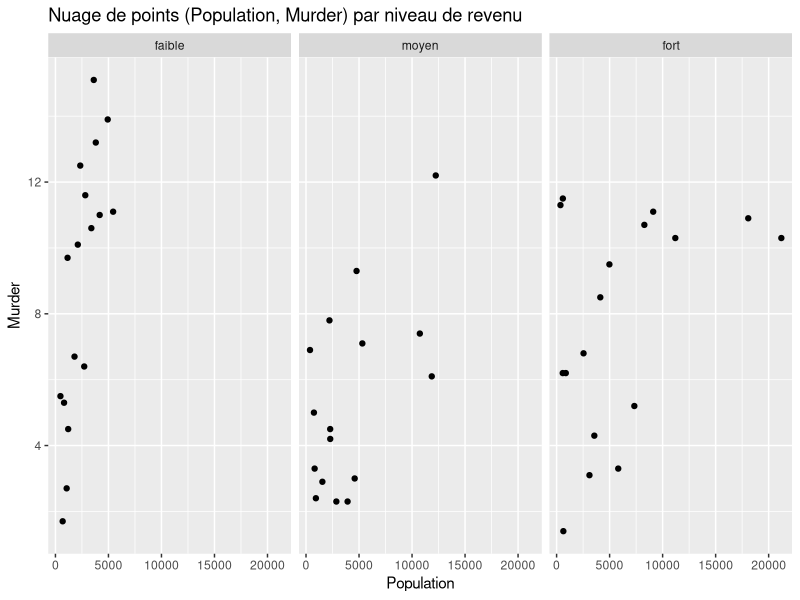
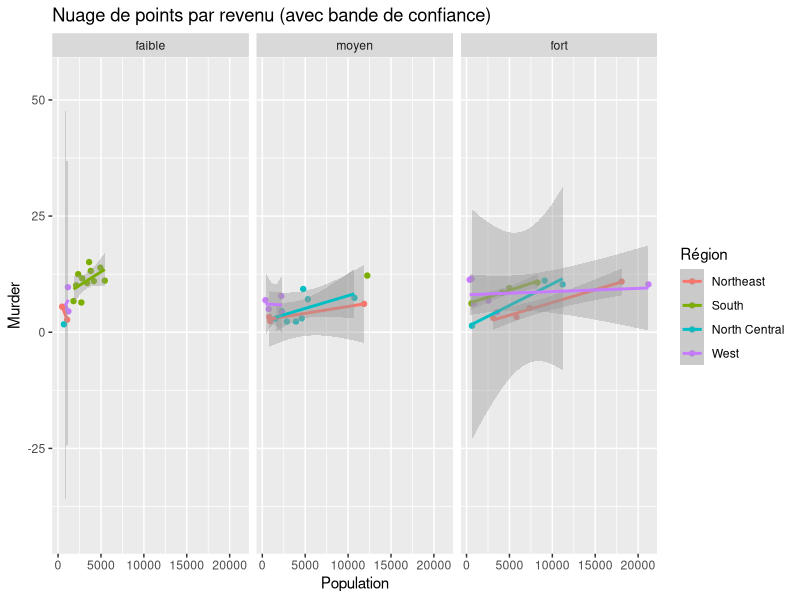
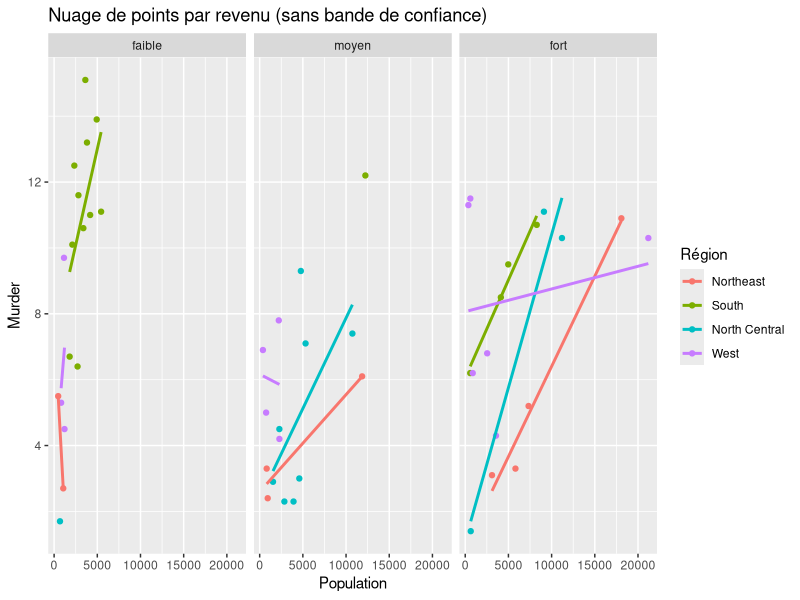
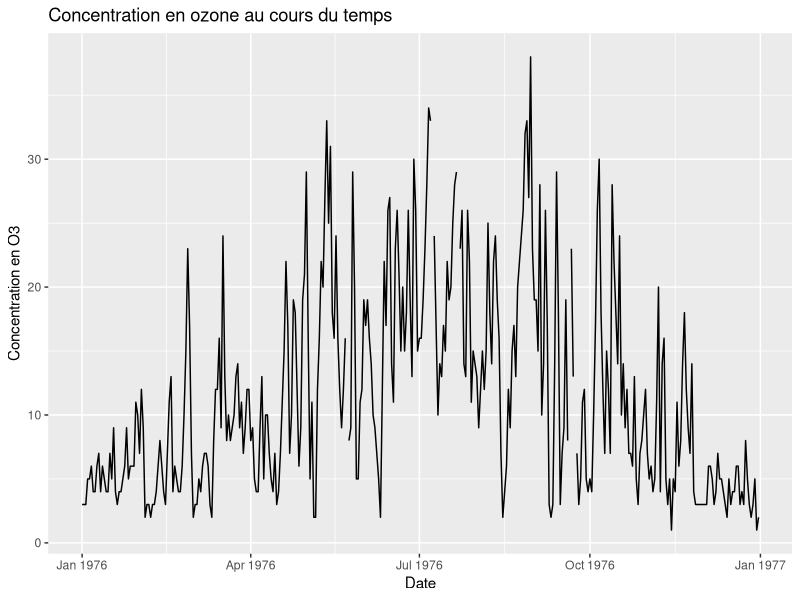
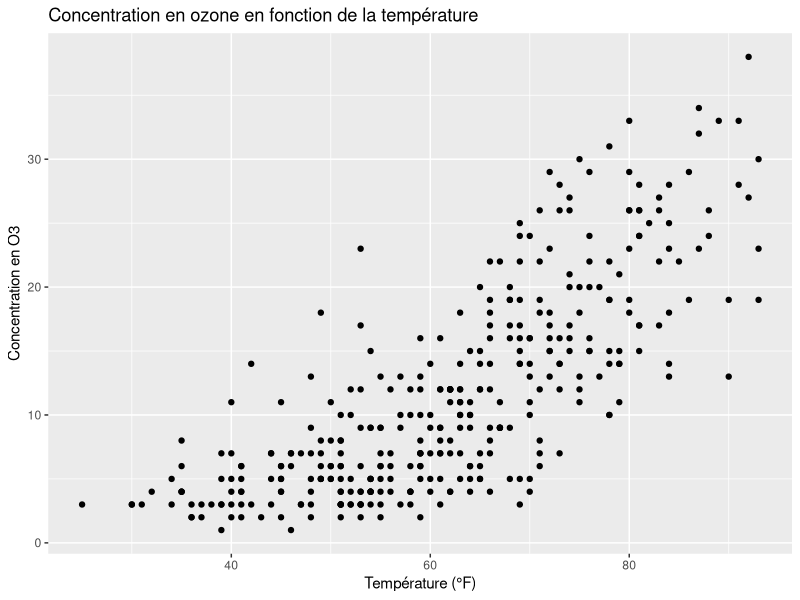
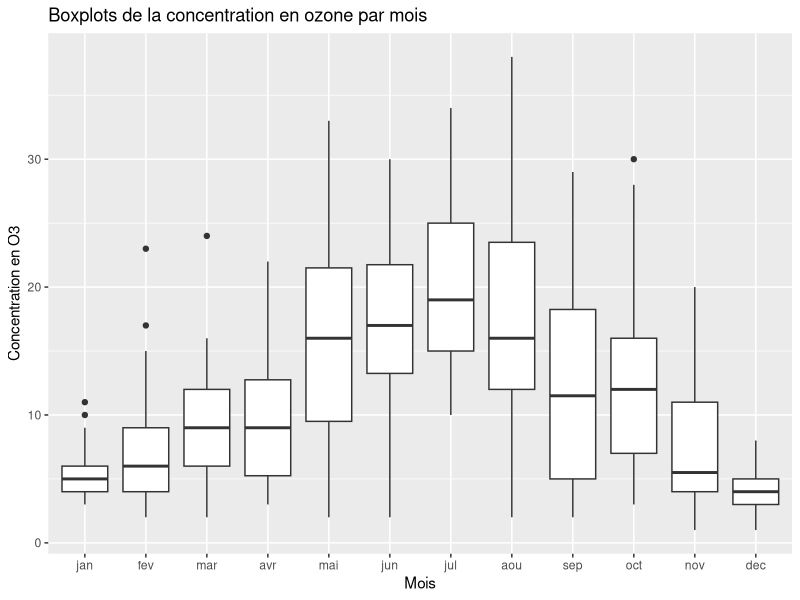
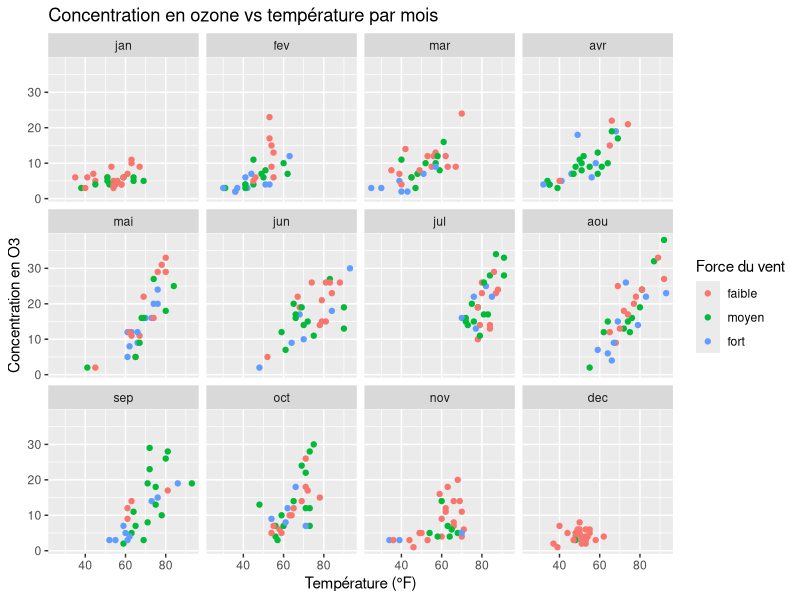

Write the R code that produced these figures, in order.
#Cocu Ethan
#TP4
library(ggplot2)

#---------------------------------------------------------
# Exercice 1 : Habillage selon une variable qualitative avec ggplot2
#---------------------------------------------------------

# Construction du jeu de données states
data(state)
states <- data.frame(state.x77, state.name = rownames(state.x77),
                     state.region = state.region)

# (1) Créer la variable revenu1 (faible / moyen / fort selon les terciles d'Income)
terciles <- quantile(states$Income, probs = c(1/3, 2/3))

states$revenu1 <- cut(states$Income,
                      breaks = c(-Inf, terciles[1], terciles[2], Inf),
                      labels = c("faible", "moyen", "fort"))

#---------------------------------------------------------
# (2) Nuage de points (Population, Murder) pour chaque modalité de revenu1
#---------------------------------------------------------

ggplot(data = states, aes(x = Population, y = Murder)) +
  geom_point() +
  facet_wrap(~ revenu1) +
  labs(title = "Nuage de points (Population, Murder) par niveau de revenu")

#---------------------------------------------------------
# (3) Couleur selon state.region + droite des moindres carrés
#---------------------------------------------------------

# Avec bande de confiance
ggplot(data = states, aes(x = Population, y = Murder, color = state.region)) +
  geom_point() +
  geom_smooth(method = "lm", se = TRUE) +
  facet_wrap(~ revenu1) +
  labs(title = "Nuage de points par revenu (avec bande de confiance)",
       color = "Région")

# Sans bande de confiance
ggplot(data = states, aes(x = Population, y = Murder, color = state.region)) +
  geom_point() +
  geom_smooth(method = "lm", se = FALSE) +
  facet_wrap(~ revenu1) +
  labs(title = "Nuage de points par revenu (sans bande de confiance)",
       color = "Région")


#---------------------------------------------------------
# Exercice 2 : Habillage selon une variable quantitative avec ggplot2
#---------------------------------------------------------

# (1) Chargement du jeu de données Ozone (package mlbench)
library(mlbench)
data(Ozone)
# ?Ozone  # consulter l'aide

#---------------------------------------------------------
# (2) Création de la variable date au format Date (1976-01-01)
#---------------------------------------------------------

# V1 = mois, V2 = jour, année = 1976
Ozone$date <- as.Date(paste("1976", Ozone$V1, Ozone$V2, sep = "-"),
                      format = "%Y-%m-%d")

#---------------------------------------------------------
# (3) Série de la concentration en ozone (V4) en fonction de la date
#---------------------------------------------------------

ggplot(data = Ozone, aes(x = date, y = V4)) +
  geom_line() +
  labs(x = "Date",
       y = "Concentration en O3",
       title = "Concentration en ozone au cours du temps")

#---------------------------------------------------------
# (4) Nuage de points : concentration en ozone contre la température
#---------------------------------------------------------

# V8 = température à Sandburg (°F)
ggplot(data = Ozone, aes(x = V8, y = V4)) +
  geom_point() +
  labs(x = "Température (°F)",
       y = "Concentration en O3",
       title = "Concentration en ozone en fonction de la température")

#---------------------------------------------------------
# (5) Création de la variable mois (jan, fev, ...)
#---------------------------------------------------------

mois_fr <- c("jan", "fev", "mar", "avr", "mai", "jun",
             "jul", "aou", "sep", "oct", "nov", "dec")

Ozone$mois <- mois_fr[Ozone$V1]

#---------------------------------------------------------
# (6) Boxplots de la concentration en ozone par mois (ordre temporel)
#---------------------------------------------------------

# On ordonne le facteur mois dans l'ordre chronologique
Ozone$mois <- factor(Ozone$mois, levels = mois_fr)

ggplot(data = Ozone, aes(x = mois, y = V4)) +
  geom_boxplot() +
  labs(x = "Mois",
       y = "Concentration en O3",
       title = "Boxplots de la concentration en ozone par mois")

#---------------------------------------------------------
# (7) Discrétisation de la variable vent (V6) en trois classes selon les terciles
#---------------------------------------------------------

terciles_vent <- quantile(Ozone$V6, probs = c(1/3, 2/3), na.rm = TRUE)

Ozone$force_vent <- cut(Ozone$V6,
                        breaks = c(-Inf, terciles_vent[1], terciles_vent[2], Inf),
                        labels = c("faible", "moyen", "fort"))

#---------------------------------------------------------
# (8) Nuage de points (température, ozone) par mois avec couleur selon la force du vent
#---------------------------------------------------------

ggplot(data = Ozone, aes(x = V8, y = V4, color = force_vent)) +
  geom_point() +
  facet_wrap(~ mois) +
  labs(x = "Température (°F)",
       y = "Concentration en O3",
       title = "Concentration en ozone vs température par mois",
       color = "Force du vent")
